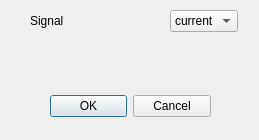
<?xml version="1.0" encoding="UTF-8"?>
<ui version="4.0">
 <class>Dialog</class>
 <widget class="QDialog" name="Dialog">
  <property name="geometry">
   <rect>
    <x>0</x>
    <y>0</y>
    <width>259</width>
    <height>140</height>
   </rect>
  </property>
  <property name="windowTitle">
   <string>Dialog</string>
  </property>
  <widget class="QDialogButtonBox" name="buttonBox">
   <property name="geometry">
    <rect>
     <x>50</x>
     <y>90</y>
     <width>161</width>
     <height>32</height>
    </rect>
   </property>
   <property name="orientation">
    <enum>Qt::Horizontal</enum>
   </property>
   <property name="standardButtons">
    <set>QDialogButtonBox::Cancel|QDialogButtonBox::Ok</set>
   </property>
  </widget>
  <widget class="QWidget" name="formLayoutWidget">
   <property name="geometry">
    <rect>
     <x>30</x>
     <y>10</y>
     <width>208</width>
     <height>71</height>
    </rect>
   </property>
   <layout class="QFormLayout" name="formLayout">
    <item row="2" column="0">
     <widget class="QLabel" name="label_2">
      <property name="text">
       <string>Signal                              </string>
      </property>
     </widget>
    </item>
    <item row="2" column="1">
     <widget class="QComboBox" name="signal">
      <item>
       <property name="text">
        <string>current</string>
       </property>
      </item>
      <item>
       <property name="text">
        <string>voltage</string>
       </property>
      </item>
     </widget>
    </item>
   </layout>
  </widget>
 </widget>
 <resources/>
 <connections>
  <connection>
   <sender>buttonBox</sender>
   <signal>accepted()</signal>
   <receiver>Dialog</receiver>
   <slot>accept()</slot>
   <hints>
    <hint type="sourcelabel">
     <x>248</x>
     <y>254</y>
    </hint>
    <hint type="destinationlabel">
     <x>157</x>
     <y>274</y>
    </hint>
   </hints>
  </connection>
  <connection>
   <sender>buttonBox</sender>
   <signal>rejected()</signal>
   <receiver>Dialog</receiver>
   <slot>reject()</slot>
   <hints>
    <hint type="sourcelabel">
     <x>316</x>
     <y>260</y>
    </hint>
    <hint type="destinationlabel">
     <x>286</x>
     <y>274</y>
    </hint>
   </hints>
  </connection>
 </connections>
</ui>
